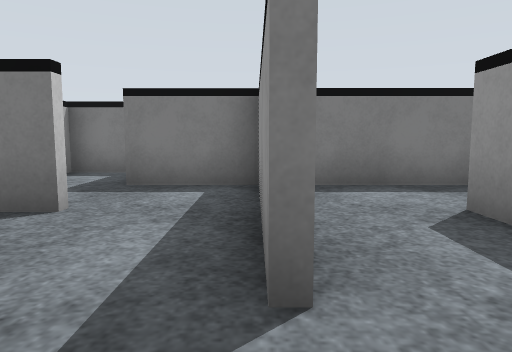
View 1 (above)

24 first-person views from a walk through a robot-simulator world made for Gazebo. The camera is 0.19 m above the floor, tilts 6° down and sees 70° across. The floor is counted in squares, 0.25 m on a side. Each view is taken from the middle of a square. On the plan, view 1 faces up. The plan holds only what a view shows up to about 11 squares ahead; the rest is blank. The place goes on beyond the plan. Surface patterns are stand-ins for the level's own textures.

View 2
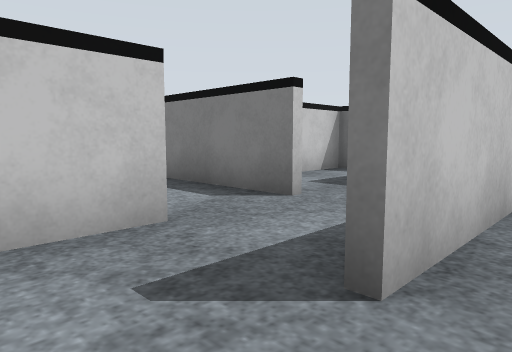

View 3
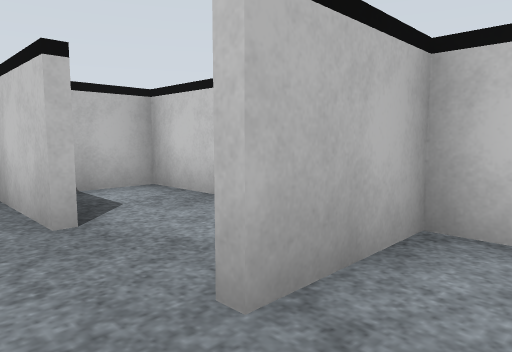

View 4
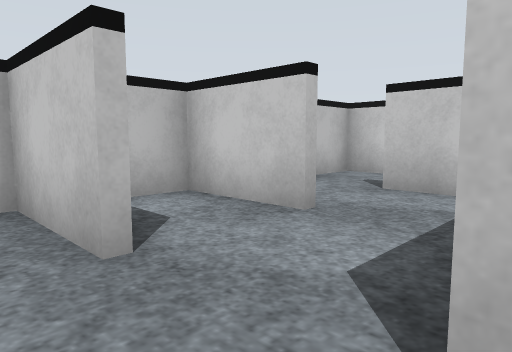

View 5
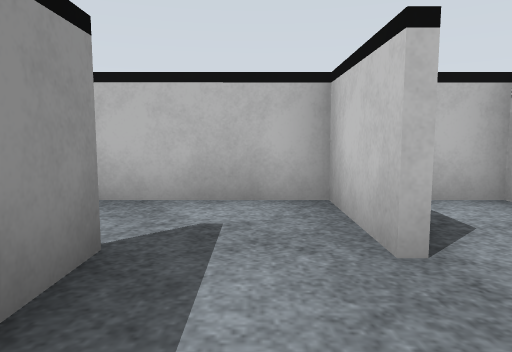

View 6
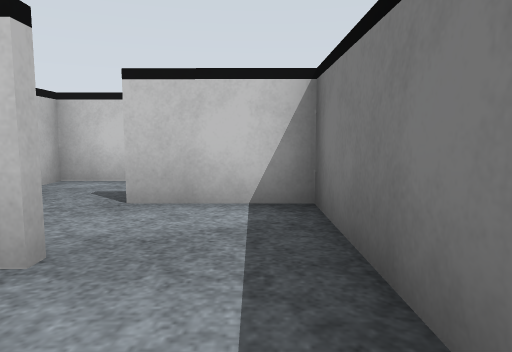

View 7
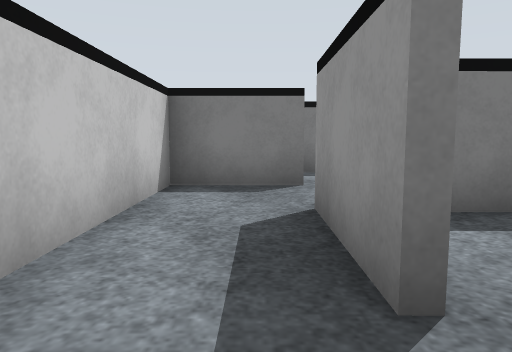

View 8
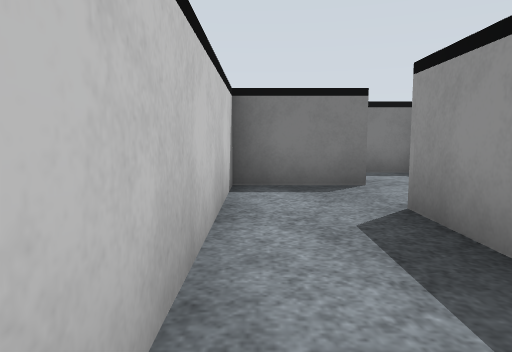

View 9
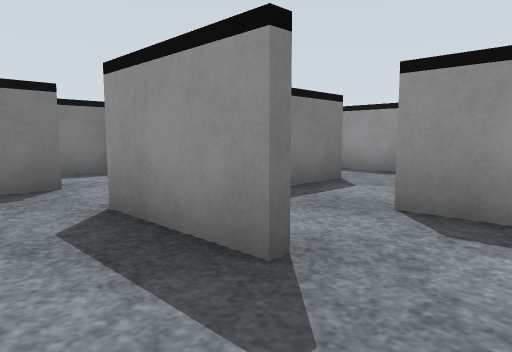

View 10
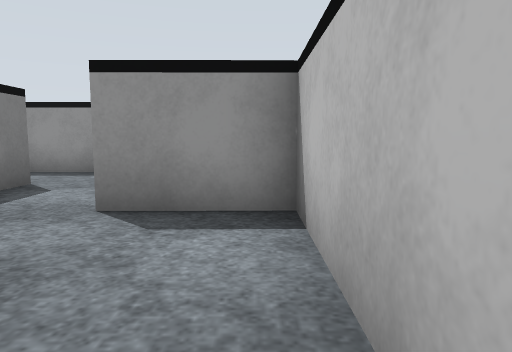

View 11
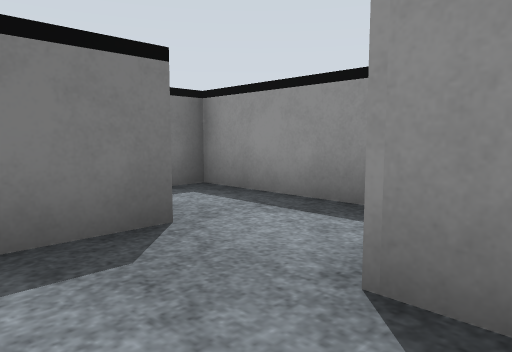

View 12
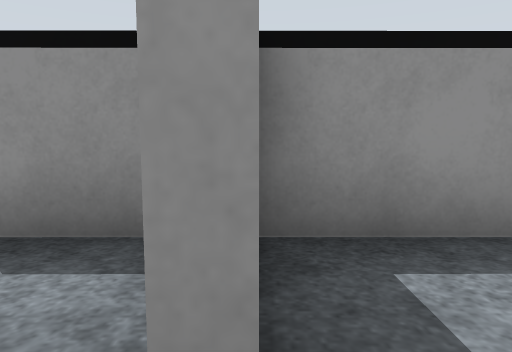

View 13
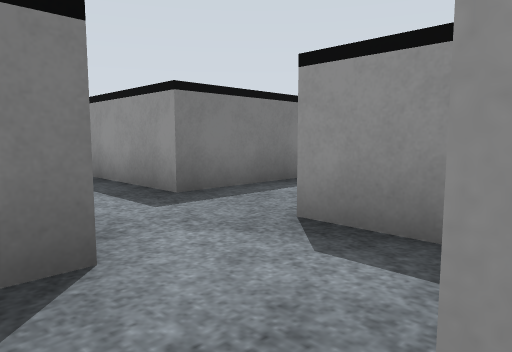

View 14
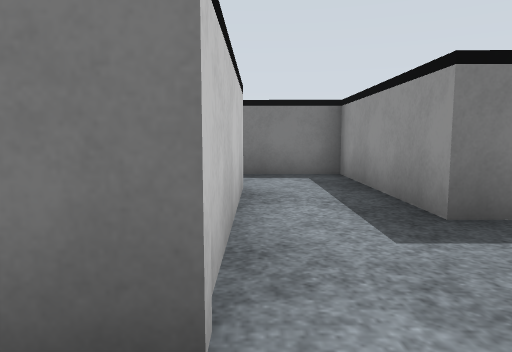

View 15
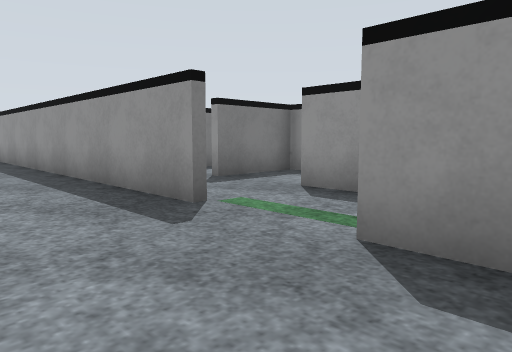

View 16
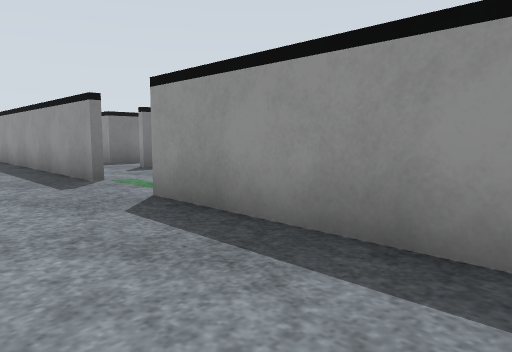

View 17
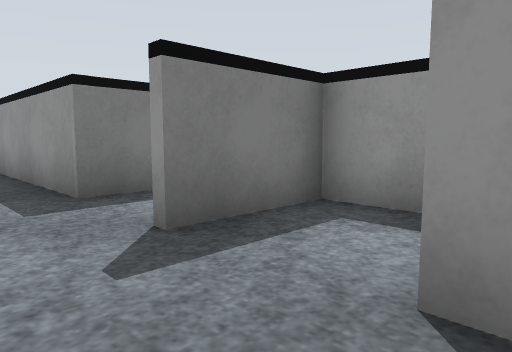

View 18
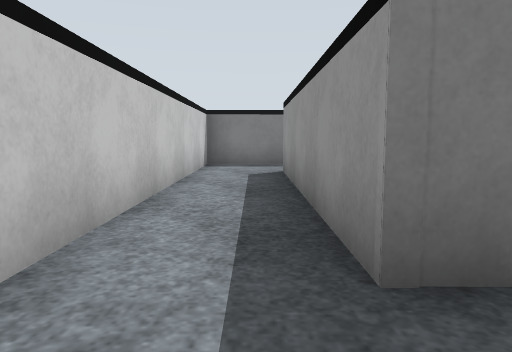

View 19
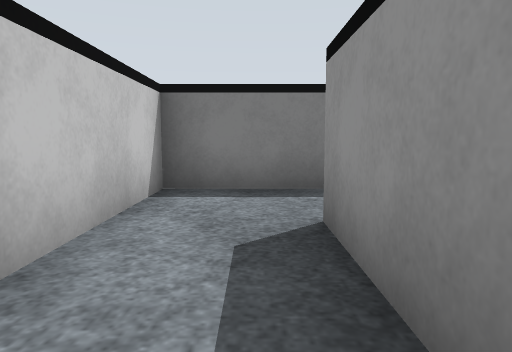

View 20
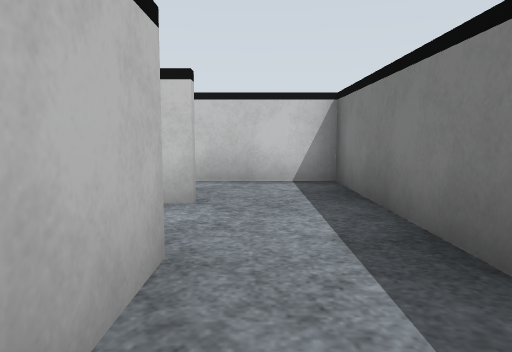

View 21
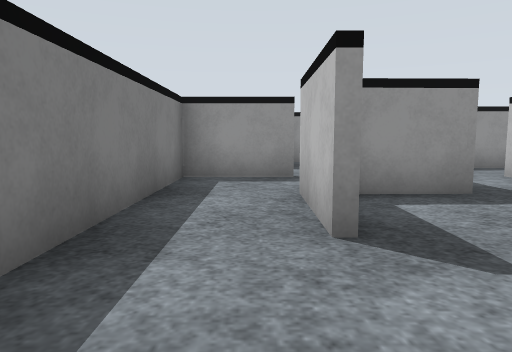

View 22
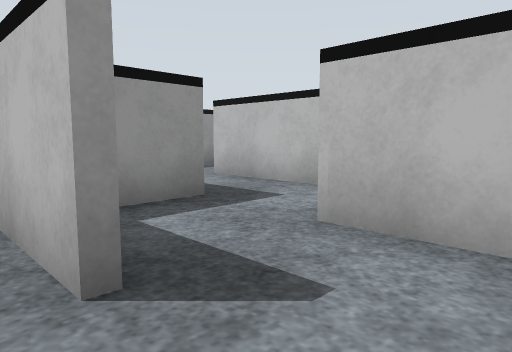

View 23
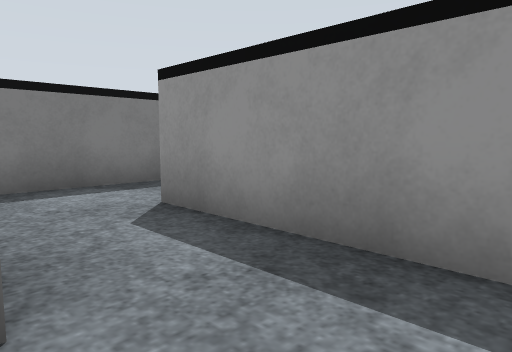

View 24
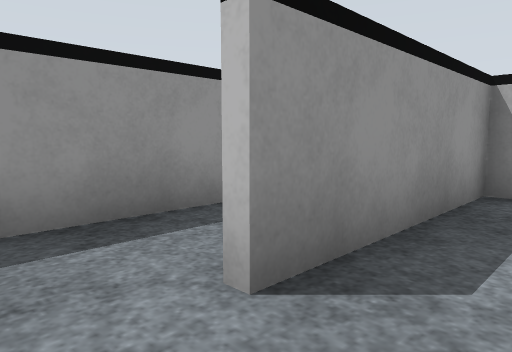

### Floor plan
Points are (right, up) in squares from view 1. A wall is a line through its corners. A room is listed if a view was taken in it or the views show most of it. See-through windows are left out.
Room 1 (views 1, 3, 4, 5, 6, 23)
walls: (-2, 3.7) (-3.5, 3.7); (-1.9, 1.9) (-1.9, -0.4) (0.5, -0.4); (-4.1, 3.9) (-1.9, 3.9); (-4, 1.7) (-4, -0.4); (0.1, 1.5) (0, 5.3); (0.1, 5.8) (-2.1, 5.8); (-2.7, 8) (-4.1, 8) (-4.1, 6.4)
ways out: opening at (0, 0.5) to room 2; opening at (-4, 2.5) to room 12
Room 2 (view 2)
walls: (0.2, 3.4) (0.3, 1.5); (0.5, -0.4) (2.2, -0.4) (2.2, 3.9)
ways out: opening at (0, 0.5) to room 1; opening at (1, 2.5) to room 10
Room 3 (views 7, 8, 9, 10, 11)
walls: (-6.4, 1.5) (-6.4, 4); (-6.1, 5.8) (-8.4, 5.8) (-8.4, -0.4) (-5.5, -0.4)
ways out: opening at (-6, 0.5) to room 12; opening at (-6, 5) to room 13
Room 4 (views 12, 13, 14)
walls: (-6.1, 10.2) (-6.9, 10.2)
ways out: opening at (-7, 8) to room 13; opening at (-6, 9) to room 15
Room 5 (views 15, 16)
walls: (-8.6, 8.4) (-8.6, 12.4); (-8.6, 14.5) (-8.5, 24.2)
ways out: opening at (-8, 13.5) to room 6
Room 6 (views 17, 18)
walls: (-6.3, 13.5) (-6.3, 14.7); (-5.5, 16.6) (-6.5, 16.6)
ways out: opening at (-8, 13.5) to room 5; opening at (-7, 17) to room 7; opening at (-6, 15.5) to room 11
Room 7 (view 19)
walls: (-4.8, 18.8) (-6.3, 18.8) (-6.2, 25.3); (-8.3, 24.4) (-8.4, 18.7)
ways out: opening at (-7, 17) to room 6; opening at (-7, 25) to room 9
Room 8 (view 20)
walls: (-4.4, 25.4) (-2, 25.4); (0, 25.2) (0, 27.4) (-5.6, 27.4)
ways out: opening at (-6, 26) to room 9; opening at (-5, 25) to room 14; opening at (-1, 26)
Room 9 (views 21, 22)
walls: (-5.6, 27.4) (-8.3, 27.4) (-8.3, 24.4)
ways out: opening at (-7, 25) to room 7; opening at (-6, 26) to room 8
Room 10 (view 24)
walls: (0.2, 4.4) (0.2, 3.4); (2.6, 5.8) (0.9, 5.8)
ways out: opening at (1, 2.5) to room 2; opening at (2, 4.5)
Room 11 (no view inside)
walls: (-4.3, 12.3) (-4.3, 16.6) (-5.5, 16.6); (-6.1, 14.7) (-6.1, 10.2)
ways out: opening at (-6, 15.5) to room 6; opening at (-5, 10) to room 15; opening at (-4, 11)
Room 12 (no view inside)
walls: (-3.5, 3.7) (-6.2, 3.7) (-6.2, 1.5); (-5.5, -0.4) (-2.8, -0.4); (-4.2, -0.5) (-4.2, 1.8)
ways out: opening at (-4, 2.5) to room 1; opening at (-6, 0.5) to room 3
Room 13 (no view inside)
walls: (-4.2, 4.9) (-4.3, 8) (-6, 8)
ways out: opening at (-6, 5) to room 3; opening at (-7, 8) to room 4
Room 14 (no view inside)
walls: (-5.6, 23.3) (-4, 23.3); (-6, 25.3) (-6, 24.8)
ways out: opening at (-5, 25) to room 8; opening at (-4, 24) to room 16
Room 15 (no view inside)
walls: (-4.3, 8.8) (-4.3, 10.3)
ways out: opening at (-6, 9) to room 4; opening at (-5, 10) to room 11
Room 16 (no view inside)
walls: (-2.1, 23) (-2.1, 24.6)
ways out: opening at (-4, 24) to room 14; opening at (-3, 23)

Positions as (right, up) in squares from view 1, and headings:
1: (0, 0), facing up
2: (1, 0), facing up-left
3: (-1, 5), facing down-left
4: (-1, 4), facing down-left
5: (-1, 4), facing down
6: (-2, 3), facing left
7: (-7, 0), facing up
8: (-8, 0), facing up
9: (-8, 0), facing up-right
10: (-8, 0), facing right
11: (-8, 3), facing up-right
12: (-7, 8), facing right
13: (-7, 8), facing up-right
14: (-6, 9), facing up
15: (-11, 11), facing up-right
16: (-11, 8), facing up-right
17: (-8, 14), facing up-right
18: (-7, 17), facing up
19: (-7, 22), facing up
20: (-2, 26), facing left
21: (-7, 26), facing right
22: (-6, 26), facing down-right
23: (0, 0), facing up-right
24: (1, 5), facing down-right
